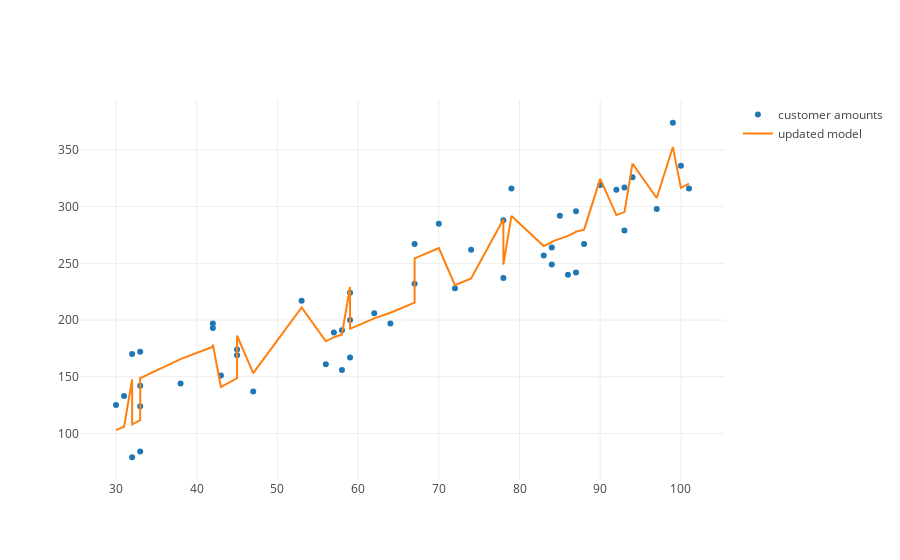

Notebook source saved alongside this figure:
### Markdown cell above
Now as you can see, by introducing the `random_ages`, our score did increase.  And by quite a bit - it went from `.905` to `.966`.  And if we look at our graph, things indeed look good.

### Code cell
from graph import plot, trace_values, build_layout
updated_predictions = updated_model.predict(updated_independent_vars)
trace_1 = dict(x = temps, y =  customers_with_errors, mode = 'markers', name = 'customer amounts') 
input_temps = list(map(lambda temp: [temp], temps))
updated_model_trace = trace_values(temps, updated_predictions, mode = 'lines', name = 'updated model')
plot([trace_1, updated_model_trace])

### Figure 1 — Plotly figure (JSON) as saved in the notebook; plotly's stock layout.template omitted (floating-point values rounded to 4 significant figures)
{"data": [{"mode": "markers", "name": "customer amounts", "type": "scatter", "uid": "e982a041-4803-4158-a995-e9748a166291", "x": [30, 31, 32, 32, 33, 33, 33, 33, 38, 42, 42, 43, 45, 45, 47, 53, 56, 57, 58, 58, 59, 59, 59, 62, 64, 67, 67, 70, 72, 74, 78, 78, 79, 83, 84, 84, 85, 86, 87, 87, 88, 90, 92, 93, 93, 94, 97, 99, 100, 101], "y": [125, 133, 170, 79, 84, 124, 142, 172, 144, 193, 197, 151, 169, 174, 137, 217, 161, 189, 156, 191, 200, 167, 224, 206, 197, 232, 267, 285, 228, 262, 237, 288, 316, 257, 264, 249, 292, 240, 296, 242, 267, 319, 315, 279, 317, 326, 298, 374, 336, 316]}, {"mode": "lines", "name": "updated model", "text": [], "type": "scatter", "uid": "e75d5003-e1e5-4668-ac73-7a559c4538ab", "x": [30, 31, 32, 32, 33, 33, 33, 33, 38, 42, 42, 43, 45, 45, 47, 53, 56, 57, 58, 58, 59, 59, 59, 62, 64, 67, 67, 70, 72, 74, 78, 78, 79, 83, 84, 84, 85, 86, 87, 87, 88, 90, 92, 93, 93, 94, 97, 99, 100, 101], "y": [102.9, 105.9, 147.6, 107.9, 111.7, 149.9, 150.0, 148.8, 165.6, 176.5, 178.5, 141.0, 148.7, 186.3, 153.1, 211.1, 181.3, 184.9, 187.3, 187.7, 229.1, 191.4, 192.2, 201.5, 206.4, 215.3, 254.4, 263.4, 230.8, 236.6, 288.8, 248.8, 291.9, 265.3, 268.4, 269.2, 271.7, 274.3, 277.8, 278.0, 279.7, 324.5, 292.6, 295.1, 295.0, 338.0, 307.7, 352.6, 316.6, 320.3]}], "layout": {"autosize": true, "xaxis": {"autorange": true, "range": [25.49, 105.5], "type": "linear"}, "yaxis": {"autorange": true, "range": [57.39, 395.6], "type": "linear"}}}
